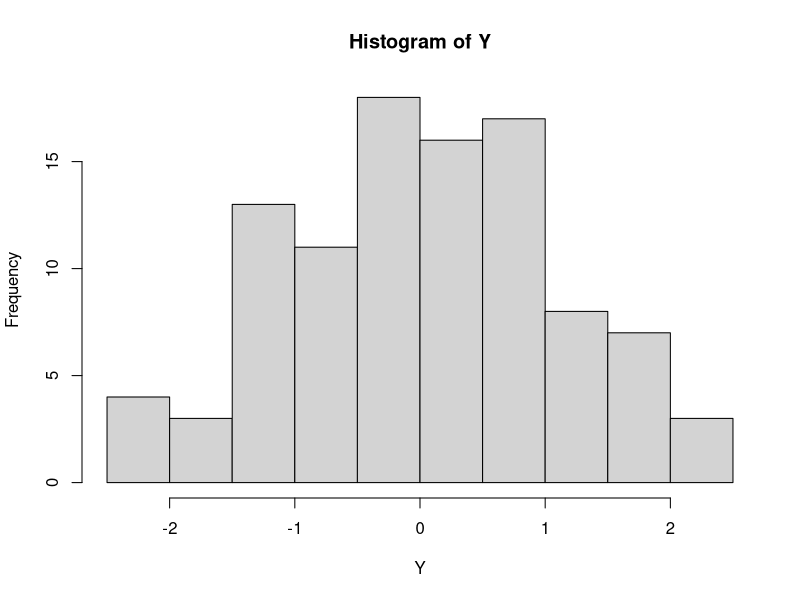

Reproduce this figure in R. (Note: this script raises an error after producing the figure.)
## ---- chunk 1
# simulate 100 draws from a normal distribution.
Y <- rnorm(n = 100, mean = 0 , sd = 1)

# look at the first 10 entries of Y
head(Y, 10)

# look at the last 10 entries of Y
tail(Y, 10)

# get a few summary statistics of Y
summary(Y)

# plot a histogram of Y
hist(Y)
## ---- chunk 2
# simulate 100 draws from a uniform(0,1) distribution
Y.unif <- runif(n = 100, min = 0, max = 1)

# simulate 100 draws from a bernoulli(0.5) distribution
# recall that a bernoulli(p) distribution is just a binomial(n=1,p)
Y.bern <- rbinom(n = 100, size = 1, prob = 0.5)

# simulate 100 draws from a gamma(1,2) distribution
Y.gamma <- rgamma(n = 100, shape = 1, scale = 2)
## ---- chunk 3

# define a function that takes as input n (a numeric)
makeO <- function(n){
    W <- runif(n, min = 0, max = 1)
    # plogis is the pdf of the logistic distribution and 
    # plogis(x) = expit(x) = exp(x)/(1+exp(x))
    A <- rbinom(n, size = 1, prob = plogis(-1 + W))
    Y <- rnorm(n, mean = W + A, sd = sqrt(1/2))
    
    # return a data.frame object with named columns W, A, Y
    return(data.frame(W=W, A=A, Y=Y))
}

# make a data set with 100 observations
dat <- makeO(100)

# confirm that makeO() returned a data.frame object
class(dat)

# check the class of the Y column of dat
class(dat$Y)

# look at the first and last observations
head(dat)
tail(dat)

# summary can be used to return summary statistics for each column in the data.frame
summary(dat)

# or we can use summary to return summary statistics for a given column
summary(dat$Y)
## ---- chunk 4
makeO(n = "something crazy")
## ---- chunk 5

# define a function that takes as input n (a numeric)
makeSaneO <- function(n){
    # check whether n is of class numeric
    if(class(n) != "numeric"){
        stop("n is not numeric. Can't simulate data.")
    }
    W <- runif(n, min = 0, max = 1)
    # plogis is the pdf of the logistic distribution and 
    # plogis(x) = expit(x) = exp(x)/(1+exp(x))
    A <- rbinom(n, size = 1, prob = plogis(-1 + W))
    Y <- rnorm(n, mean = W + A, sd = sqrt(1/2))
    
    # return a data.frame object with named columns W, A, Y
    return(data.frame(W=W, A=A, Y=Y))
}

makeSaneO(n = "something crazy")
## ---- chunk 6
# for logisitic regression
binomial()
# for linear regression
gaussian()
# for poisson regression
poisson()
# for Gamma regression (make sure G is capital!)
Gamma()
## ---- chunk 7
# we'll use our data.frame object dat from before to fit the
# linear regression Y = \beta_0 + \beta_1 A + \beta_2 W

# first we can specify a formula and a data.frame object 
fm1 <- glm(formula = "Y ~ A + W", data=dat, family=gaussian())

# check the class
class(fm1)

# print the results
fm1

# summarize the results
summary(fm1)

# we can also only vectors and no data.frame object
fm2 <- glm(formula = "dat$Y ~ dat$A + dat$W", family=gaussian())
fm2
## ---- chunk 8
# define a function that takes as input n (a numeric)
# and returns n copies of O=(W, A, Y) where Y \in \{0,1\}
makeBinaryO <- function(n){
    W <- runif(n, min = 0, max = 1)
    # plogis is the pdf of the logistic distribution and 
    # plogis(x) = expit(x) = exp(x)/(1+exp(x))
    A <- rbinom(n, size = 1, prob = plogis(-1 + W))
    # now Y is binary
    Y <- rbinom(n, size = 1, prob = plogis(-1 + W + A))
    
    # return a data.frame object with named columns W, A, Y
    return(data.frame(W=W, A=A, Y=Y))
}

datBin <- makeBinaryO(n = 100)

# fit logistic regression by calling glm with family=binomial()
fm3 <- glm("Y ~ A + W", data=datBin, family=binomial())
## ---- chunk 9
# store the summary of fm3
fm3Sum <- summary(fm3)

# print the summary
fm3Sum

# check it's class
class(fm3Sum)

# check it's named components
names(fm3Sum)

# the table of estimated parameters, std. errors, and p-values is stored
# in the $coefficients object
coef.fm3Sum <- fm3Sum$coefficients

# which we see is a matrix object
class(coef.fm3Sum)

# we can access different rows and columns of the matrix using brackets
# the intercept is the [1,1] entry in the matrix
cat("The intercept is ", coef.fm3Sum[1,1])

# the p-value for the coefficient associated with A is the [2,4] entry
cat("The Wald p-value for A is ", coef.fm3Sum[2,4])
## ---- chunk 10
# a function that takes as input 'fm', a glm object and returns whether
# or not the p-value for the coefficient associated with A is 
# rejected at the 0.05 level
isNullRejected <- function(fm){
    sumFm <- summary(fm)
    pVal <- sumFm$coefficients["A","Pr(>|z|)"]
    return(pVal < 0.05)
}


# a function that takes as input 'n', a scalar, simulates a data set
# using makeBinaryO, estimates a main-terms glm and determines whether 
# the coefficient associated with A is rejected at the 0.05 level
doOneSim <- function(n){
    # make data set
    dat <- makeBinaryO(n = n)
    # fit glm
    fm <- glm("Y ~ A + W", data=dat, family=binomial())
    # get hypothesis test result
    out <- isNullRejected(fm)
    # return
    return(out)
}

# try it out
doOneSim(n=100)
## ---- chunk 11
# number of simulations, in general more is better to decrease
# the Monte Carlo error in your answer (i.e., error due to random seed used)
nSim <- 100

# let's set a seed so the results are reproducible
set.seed(1234)

## get results using a for() loop
# create empty vector of length nSim that results will go into
outVec <- rep(NA, nSim)
for(i in 1:nSim){
    outVec[i] <- doOneSim(n = 100)
}

# check out first and last results
head(outVec) 
tail(outVec)

# power is the average number of times you reject the null
cat("The power of the test is " , mean(outVec))
## ---- chunk 12
# again set a seed so reproducible
set.seed(1234)
# replicate
outRep <- replicate(n = nSim, expr = doOneSim(n=100))

cat("The power of the test is " , mean(outRep))
